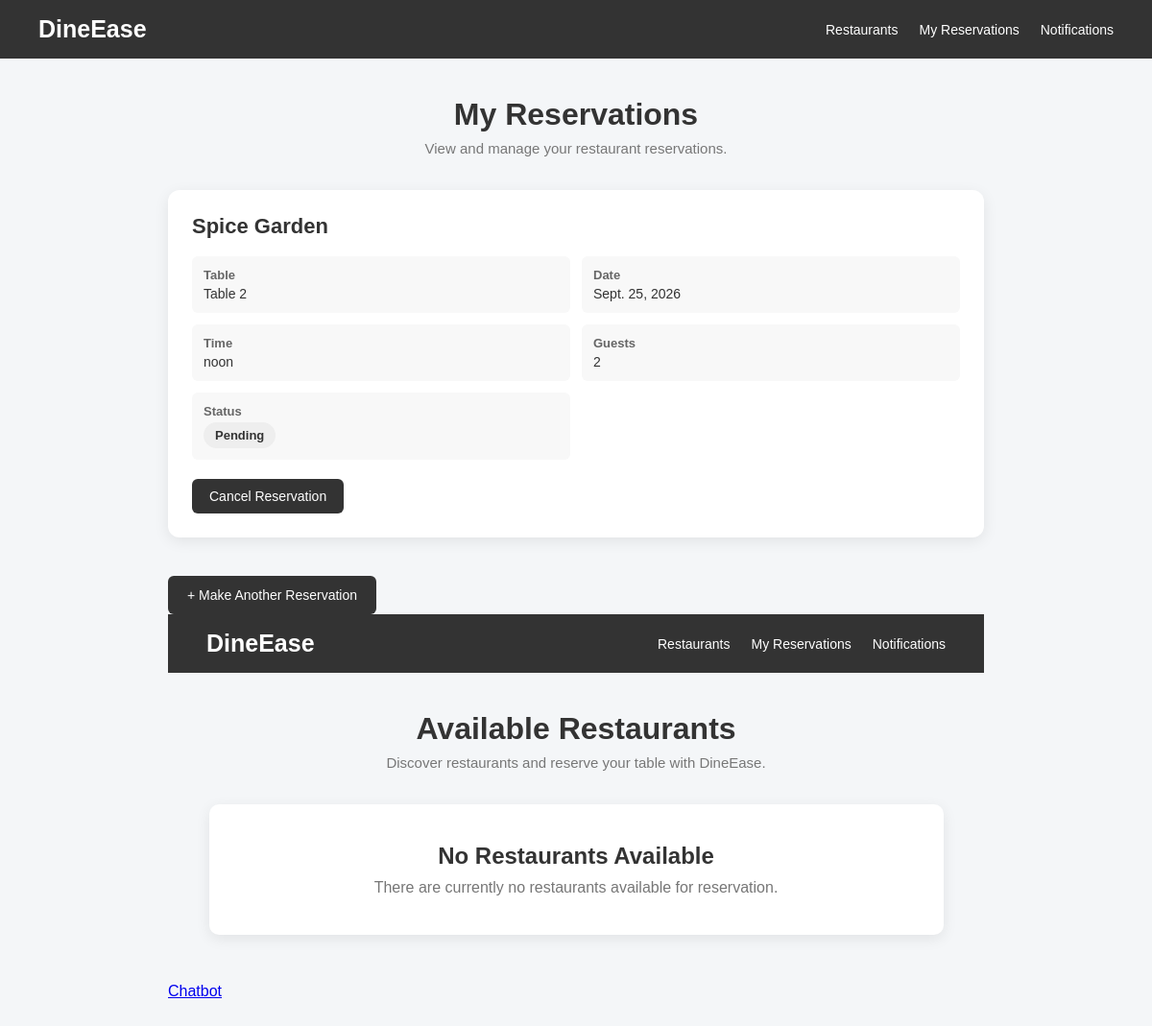
Page /reservations/ (signed in) on the committed database.
### reservations/models.py (models this page shows, shortened)
class Reservation(models.Model):
    STATUS_CHOICES = [
        ("pending", "Pending"),
        ("confirmed", "Confirmed"),
        ("cancelled", "Cancelled"),
        ("completed", "Completed"),
    ]
    user = models.ForeignKey(User, on_delete=models.CASCADE)
    restaurant = models.ForeignKey(
    Restaurant,
    on_delete=models.CASCADE)
    table = models.ForeignKey(
    Table,
    on_delete=models.CASCADE
)
    reservation_date = models.DateField()
    reservation_time = models.TimeField()
    guests = models.PositiveIntegerField()
    status = models.CharField(max_length=20, choices=STATUS_CHOICES, default="pending")
    created_at = models.DateTimeField(auto_now_add=True)

### restaurants/models.py (models this page shows, shortened)
class Restaurant(models.Model):
    name = models.CharField(max_length=200)
    description = models.TextField(blank=True)
    address = models.TextField()
    phone = models.CharField(max_length=15)
    email = models.EmailField()
    opening_time = models.TimeField()
    closing_time = models.TimeField()
    is_active = models.BooleanField(default=True)

class Table(models.Model):
    restaurant = models.ForeignKey(
        Restaurant,
        on_delete=models.CASCADE,
        related_name="tables"
    )
    table_number = models.PositiveIntegerField()
    capacity = models.PositiveIntegerField()
    is_available = models.BooleanField(default=True)

### reservations/views.py (the view)
# urls.py: path("", ReservationListView.as_view(), name="reservation-list"),
class ReservationListView(LoginRequiredMixin, ListView):
    model = Reservation
    template_name = "reservations/reservation_list.html"
    context_object_name = "reservations"
    def get_queryset(self):
        return Reservation.objects.filter(
            user=self.request.user
        ).order_by("-created_at")

### reservations/templates/reservations/reservation_list.html (shortened to what this page needs)
<!DOCTYPE html>
<html lang="en">
<head>
</head>
<body>
    <nav class="navbar">
        <div class="brand">
            DineEase
        </div>
        <div class="nav-links">
            <a href="{% url 'restaurants:restaurant-list' %}">
                Restaurants
            </a>
            <a href="{% url 'reservations:reservation-list' %}">
                My Reservations
            </a>
            <a href="{% url 'reservations:notification-list' %}">
                Notifications
            </a>
        </div>
    </nav>
    <header class="page-header">
        <h1>
            My Reservations
        </h1>
        <p>
            View and manage your restaurant reservations.
        </p>
    </header>
    <main class="reservation-container">
        {% for reservation in reservations %}
            <div class="reservation-card">
                <h2>
                    {{ reservation.restaurant.name }}
                </h2>
                <div class="reservation-info">
                    <div class="info-item">
                        <strong>Table</strong>
                        Table {{ reservation.table.table_number }}
                    </div>
                    <div class="info-item">
                        <strong>Date</strong>
                        {{ reservation.reservation_date }}
                    </div>
                    <div class="info-item">
                        <strong>Time</strong>
                        {{ reservation.reservation_time }}
                    </div>
                    <div class="info-item">
                        <strong>Guests</strong>
                        {{ reservation.guests }}
                    </div>
                    <div class="info-item">
                        <strong>Status</strong>
                        <span class="status">
                            {{ reservation.status }}
                        </span>
                    </div>
                </div>
                {% if reservation.status != "cancelled" %}
                    <form
                        method="post"
                        action="{% url 'reservations:reservation-cancel' reservation.pk %}"
                    >
                        <button
                            type="submit"
                            class="cancel-button"
                            onclick="return confirm(
                                'Are you sure you want to cancel this reservation?'
                            );"
                        >
                            Cancel Reservation
                        </button>
                    </form>
                {% endif %}
            </div>
        {% endfor %}
        {% if reservations %}
            <a
                href="{% url 'reservations:reservation-create' %}"
                class="new-reservation"
            >
                + Make Another Reservation
            </a>
<!DOCTYPE html>
<html lang="en">
<head>
</head>
<body>
    <nav class="navbar">
        <div class="brand">
            DineEase
        </div>
        <div class="nav-links">
            <a href="{% url 'restaurants:restaurant-list' %}">
                Restaurants
            </a>
            <a href="{% url 'reservations:reservation-list' %}">
                My Reservations
            </a>
            <a href="{% url 'reservations:notification-list' %}">
                Notifications
            </a>
        </div>
    </nav>
    <header class="page-header">
        <h1>
            Available Restaurants
        </h1>
        <p>
            Discover restaurants and reserve your table with DineEase.
        </p>
    </header>
    <main class="restaurant-container">
        {% for restaurant in restaurants %}
            <div class="restaurant-card">
                <h2>
                    {{ restaurant.name }}
                </h2>
                <p class="description">
                    {{ restaurant.description }}
                </p>
                <p class="restaurant-info">
                    <strong>Address:</strong>
                    {{ restaurant.address }}
                </p>
                <p class="restaurant-info">
                    <strong>Phone:</strong>
                    {{ restaurant.phone }}
                </p>
                <p class="restaurant-info opening-hours">
                    <strong>Opening Hours:</strong>
                    {{ restaurant.opening_time }}
                    -
                    {{ restaurant.closing_time }}
                </p>
                <div class="actions">
                    <a
                        href="{% url 'restaurants:restaurant-detail' restaurant.pk %}"
                        class="button details-button"
                    >
                        View Details
                    </a>
                    <a
                        href="{% url 'reservations:reservation-create' %}?restaurant={{ restaurant.pk }}"
                        class="button book-button"
                    >
                        Book a Table
                    </a>
                </div>
            </div>
        {% empty %}
            <div class="empty-message">
                <h2>
                    No Restaurants Available
                </h2>
                <p>
                    There are currently no restaurants available for reservation.
                </p>
            </div>
        {% endfor %}
    </main>
<a href="{% url 'chatbot:chatbot-page' %}">
    Chatbot
</a>
</body>
</html>
        {% endif %}
    </main>
</body>
</html>

### reservations/templates/reservations/reservation_list.html (style rules this page uses)
* { box-sizing: border-box; margin: 0; padding: 0; }
body { font-family: Arial, sans-serif; background-color: #f4f6f8; color: #333; min-height: 100vh; }
.navbar { background-color: #333; color: white; padding: 16px 40px; display: flex; justify-content: space-between; align-items: center; }
.brand { font-size: 25px; font-weight: bold; }
.nav-links { display: flex; gap: 22px; align-items: center; }
.nav-links a { color: white; text-decoration: none; font-size: 14px; }
.page-header { text-align: center; padding: 40px 20px 25px; }
.page-header h1 { font-size: 32px; margin-bottom: 8px; }
.page-header p { color: #777; font-size: 14px; }
.reservation-container { width: 850px; max-width: 90%; margin: 10px auto 50px; }
.reservation-card { background-color: white; padding: 25px; margin-bottom: 20px; border-radius: 12px; box-shadow: 0 4px 15px rgba(0, 0, 0, 0.08); transition: 0.2s; }
.reservation-card h2 { font-size: 22px; margin-bottom: 18px; }
.reservation-info { display: grid; grid-template-columns: 1fr 1fr; gap: 12px; margin-bottom: 20px; }
.info-item { background-color: #f8f8f8; padding: 12px; border-radius: 6px; font-size: 14px; }
.info-item strong { display: block; margin-bottom: 4px; font-size: 13px; color: #666; }
.status { display: inline-block; padding: 6px 12px; border-radius: 20px; font-size: 13px; font-weight: bold; text-transform: capitalize; background-color: #eee; color: #333; }
.cancel-button { padding: 10px 18px; border: none; border-radius: 6px; background-color: #333; color: white; font-size: 14px; cursor: pointer; transition: 0.2s; }
.empty-message { background-color: white; padding: 45px 20px; text-align: center; border-radius: 12px; color: #777; box-shadow: 0 4px 15px rgba(0, 0, 0, 0.08); }
.empty-message h2 { color: #333; margin-bottom: 10px; }
.new-reservation { display: inline-block; margin-top: 20px; padding: 12px 20px; background-color: #333; color: white; text-decoration: none; border-radius: 6px; font-size: 14px; transition: 0.2s; }
.page-header p { color: #777; font-size: 15px; }
.restaurant-container { width: 1000px; max-width: 90%; margin: 10px auto 50px; display: grid; grid-template-columns: repeat(auto-fit, minmax(280px, 1fr)); gap: 25px; }
.empty-message { grid-column: 1 / -1; background-color: white; padding: 40px; text-align: center; border-radius: 10px; color: #777; box-shadow: 0 4px 15px rgba(0, 0, 0, 0.08); }

### rows in the picture
Reservation: restaurant.name "Spice Garden", table.table_number "2", reservation_date "Sept. 25, 2026", reservation_time "noon", guests "2", status "Pending", shows "Cancel Reservation"
